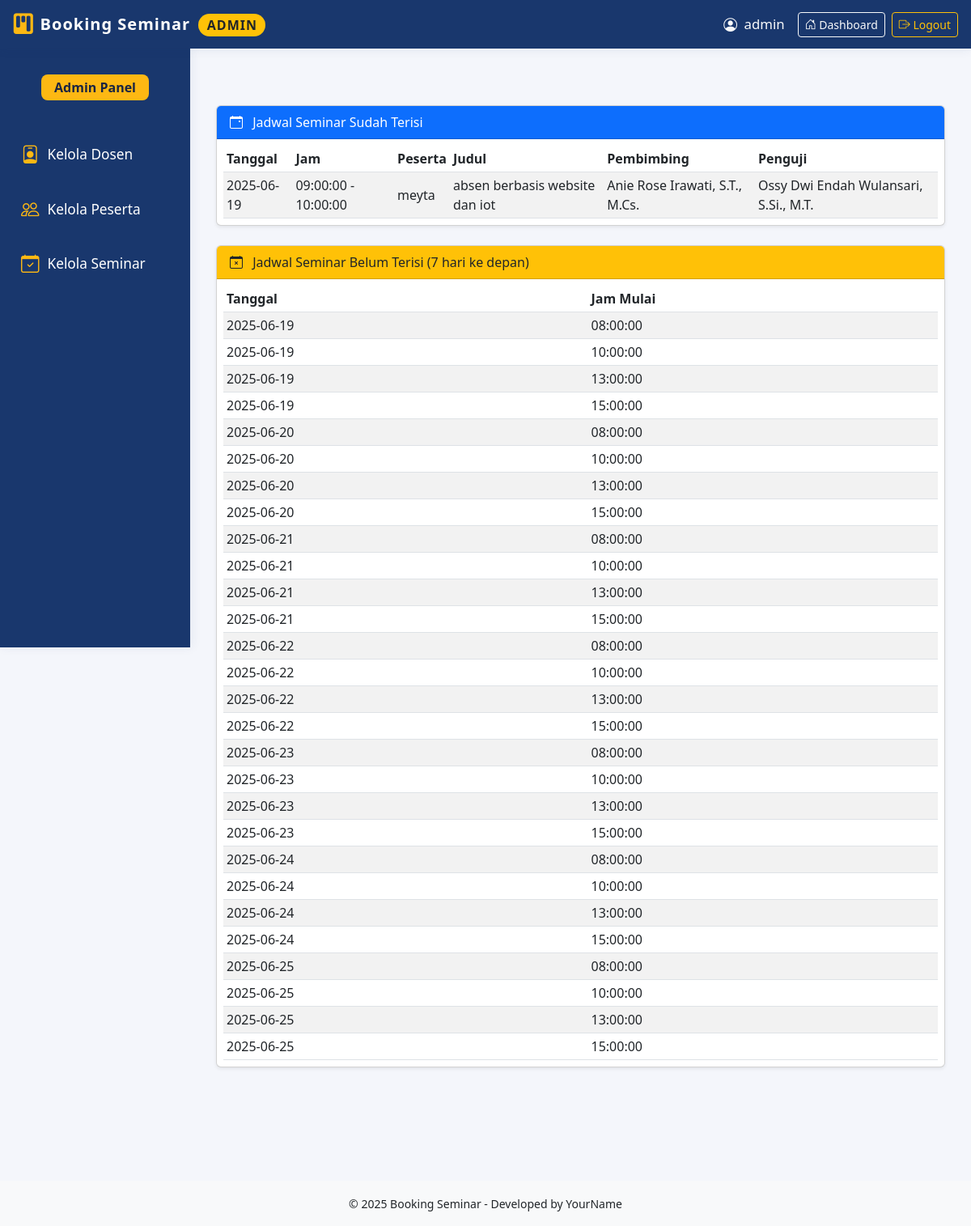
Screenshot of /admin/index.php (signed in) with the database file from the repository.
### tables this page shows
CREATE TABLE `seminars` (
  `id` int NOT NULL AUTO_INCREMENT,
  `id_user` int NOT NULL,
  `judul` varchar(255) NOT NULL,
  `tanggal` date NOT NULL,
  `waktu_mulai` time NOT NULL,
  `waktu_selesai` time NOT NULL,
  `deskripsi` text NOT NULL,
  `status` enum('pending','approved','rejected') NOT NULL DEFAULT 'pending',
  `created_at` datetime DEFAULT CURRENT_TIMESTAMP,
  `updated_at` datetime DEFAULT NULL ON UPDATE CURRENT_TIMESTAMP,
  PRIMARY KEY (`id`),
  KEY `id_user` (`id_user`),
  CONSTRAINT `seminars_ibfk_1` FOREIGN KEY (`id_user`) REFERENCES `users` (`id`) ON DELETE CASCADE
);

CREATE TABLE `users` (
  `id` int NOT NULL AUTO_INCREMENT,
  `nama` varchar(100) NOT NULL,
  `email` varchar(100) NOT NULL,
  `password` varchar(255) NOT NULL,
  `role` enum('peserta','dosen_pembimbing','dosen_penguji','admin') NOT NULL,
  `created_at` datetime DEFAULT CURRENT_TIMESTAMP,
  `npm` varchar(20) DEFAULT NULL,
  `prodi` varchar(100) DEFAULT NULL,
  PRIMARY KEY (`id`),
  UNIQUE KEY `email` (`email`)
);

### admin/index.php (the view, shortened to what this page needs)
<?php
require_once "../config/database.php";
?>
<!DOCTYPE html>
<html lang="id">
<head>
  <link href="../assets/css/style.css" rel="stylesheet" />
  <link href="https://cdn.jsdelivr.net/npm/bootstrap@5.3.0/dist/css/bootstrap.min.css" rel="stylesheet" />
  <link href="https://cdn.jsdelivr.net/npm/bootstrap-icons@1.10.5/font/bootstrap-icons.css" rel="stylesheet" />
</head>
<body>
<?php include "../includes/admin_header.php"; ?>
<?php include "../includes/admin_sidebar.php"; ?>
<main id="mainContent" class="content">
  <div class="container-fluid">
    <div class="row mb-5">
      <div class="col-12 mb-4">
        <div class="card shadow-sm">
          <div class="card-header bg-primary text-white">
            <i class="bi bi-calendar-event me-2"></i> Jadwal Seminar Sudah Terisi
          </div>
          <div class="card-body p-2">
            <div class="table-responsive">
              <table class="table table-striped table-sm align-middle mb-0">
                <thead>
                  <tr>
                    <th>Tanggal</th>
                    <th>Jam</th>
                    <th>Peserta</th>
                    <th>Judul</th>
                    <th>Pembimbing</th>
                    <th>Penguji</th>
                  </tr>
                </thead>
                <tbody>
                <?php
                $sql = "
                  SELECT s.tanggal,
                         CONCAT(s.waktu_mulai, ' - ', s.waktu_selesai) AS jam,
                         u.nama AS peserta,
                         s.judul,
                         (SELECT dp.nama FROM mahasiswa_dosen md
                            JOIN users dp ON md.id_dosen = dp.id
                            WHERE md.id_mahasiswa = u.id AND md.jenis_dosen = 'pembimbing' LIMIT 1) AS pembimbing,
                         (SELECT du.nama FROM mahasiswa_dosen md
                            JOIN users du ON md.id_dosen = du.id
                            WHERE md.id_mahasiswa = u.id AND md.jenis_dosen = 'penguji' LIMIT 1) AS penguji
                    FROM seminars s
                    LEFT JOIN users u ON s.id_user = u.id
                   WHERE s.status = 'approved'
                   ORDER BY s.tanggal ASC, s.waktu_mulai ASC
                ";
                $stmt = $pdo->query($sql);
                $rows = $stmt->fetchAll(PDO::FETCH_ASSOC);
                if(empty($rows)) {
                  echo '<tr><td colspan="6" class="text-center text-muted">Belum ada seminar terjadwal.</td></tr>';
                } else {
                  foreach($rows as $row) {
                    echo "<tr>
                      <td>{$row['tanggal']}</td>
                      <td>{$row['jam']}</td>
                      <td>{$row['peserta']}</td>
                      <td>{$row['judul']}</td>
                      <td>{$row['pembimbing']}</td>
                      <td>{$row['penguji']}</td>
                    </tr>";
                  }
                }
                ?>
                </tbody>
              </table>
            </div>
          </div>
        </div>
      </div>
      <div class="col-12 mb-4">
        <div class="card shadow-sm">
          <div class="card-header bg-warning text-dark">
            <i class="bi bi-calendar-x me-2"></i> Jadwal Seminar Belum Terisi (7 hari ke depan)
          </div>
          <div class="card-body p-2">
            <div class="table-responsive">
              <table class="table table-striped table-sm align-middle mb-0">
                <thead>
                  <tr>
                    <th>Tanggal</th>
                    <th>Jam Mulai</th>
                  </tr>
                </thead>
                <tbody>
                <?php
                $slots = [];
                for($i = 0; $i < 7; $i++) {
                  $tgl = date('Y-m-d', strtotime("+$i days"));
                  foreach(['08:00:00','10:00:00','13:00:00','15:00:00'] as $jam) {
                    $slots[] = ['tanggal'=>$tgl, 'waktu_mulai'=>$jam];
                  }
                }
                $booked = [];
                $stmt2 = $pdo->query("SELECT tanggal, waktu_mulai FROM seminars WHERE status='approved'");
                while($row = $stmt2->fetch(PDO::FETCH_ASSOC)) {
                  $booked[$row['tanggal'].'_'.$row['waktu_mulai']] = true;
                }
                foreach($slots as $s) {
                  $key = $s['tanggal'].'_'.$s['waktu_mulai'];
                  if(empty($booked[$key])) {
                    echo "<tr>
                      <td>{$s['tanggal']}</td>
                      <td>{$s['waktu_mulai']}</td>
                    </tr>";
                  }
                }
                ?>
                </tbody>
              </table>
            </div>
          </div>
        </div>
      </div>
    </div>
  </div>
</main>
<?php include "../includes/footer.php"; ?>

### assets/css/style.css (style rules this page uses)
html, body { height: 100%; margin: 0; padding: 0; }
body { display: flex; flex-direction: column; min-height: 100vh; }

### includes/admin_sidebar.php (style rules this page uses)
:root { --header-height: 60px; --sidebar-bg: #19376d; --sidebar-hover: #295cc2; --sidebar-active: #fdb813; --sidebar-font: #fff; --sidebar-icon: #fdb813; --main-bg: #f4f6fb; }
body { background-color: var(--main-bg); }
.content { margin-left: 235px; padding: 70px 20px 20px 20px; transition: margin-left .25s; }

### rows the page displays
seminars: tanggal "2025-06-19", jam "09:00:00 - 10:00:00", id_user.nama "meyta", judul "absen berbasis website dan iot", pembimbing "Anie Rose Irawati, S.T., M.Cs.", penguji "Ossy Dwi Endah Wulansari, S.Si., M.T."

### other values shown
$_SESSION['nama'] "admin"
$s['tanggal'] "2025-06-19"
$s['waktu_mulai'] "08:00:00"
$s['waktu_mulai'] "10:00:00"
$s['waktu_mulai'] "13:00:00"
$s['waktu_mulai'] "15:00:00"
$s['tanggal'] "2025-06-20"
$s['tanggal'] "2025-06-21"
$s['tanggal'] "2025-06-22"
$s['tanggal'] "2025-06-23"
$s['tanggal'] "2025-06-24"
$s['tanggal'] "2025-06-25"
